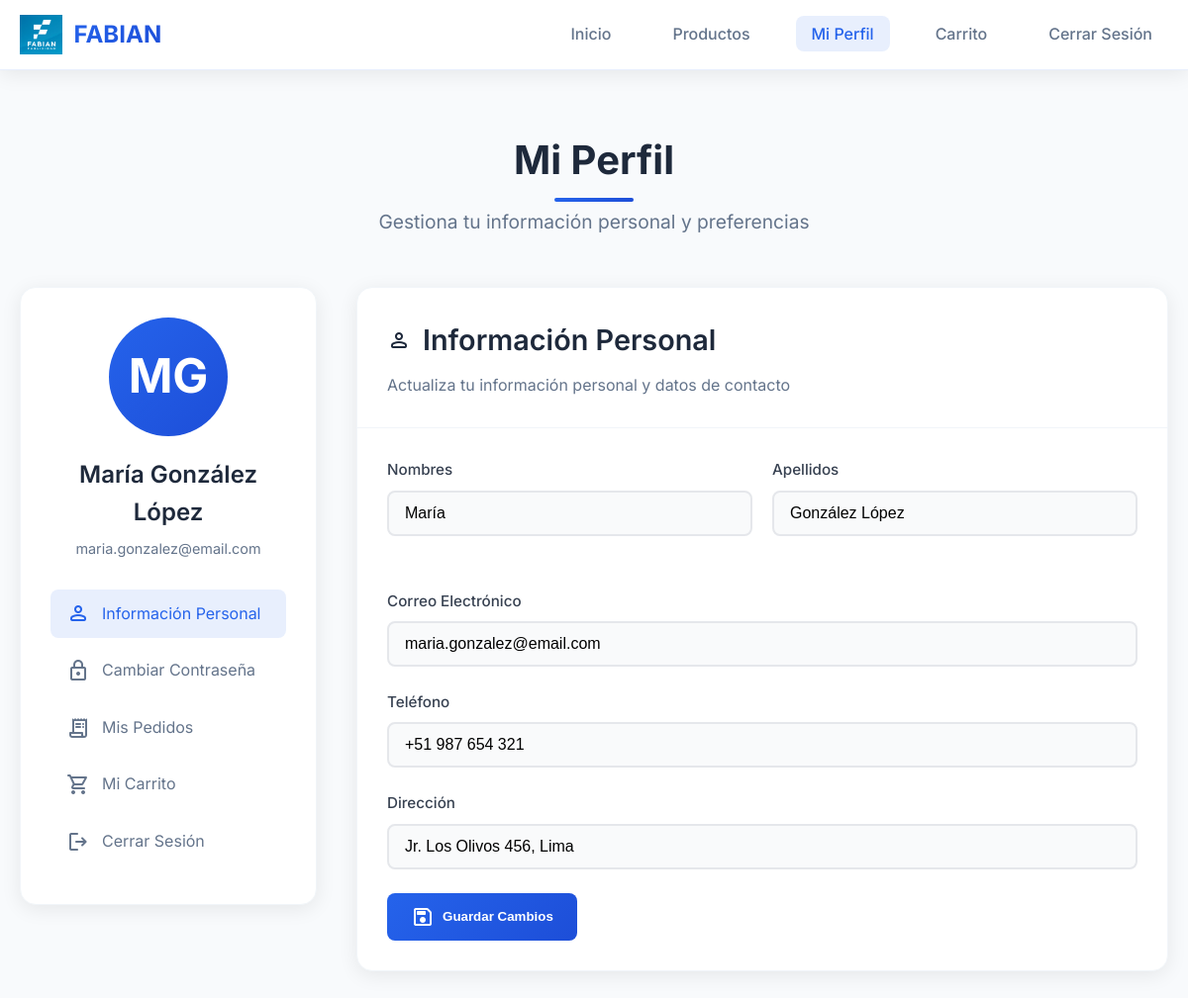
The page /perfil.php (signed in) on the database its author committed.
### tables this page shows
CREATE TABLE `clientes` (
  `id_cliente` int NOT NULL,
  `nombre` varchar(255) NOT NULL,
  `apellidos` varchar(255) NOT NULL,
  `email` varchar(255) NOT NULL,
  `telefono` varchar(20) DEFAULT NULL,
  `direccion` text,
  `password` varchar(255) NOT NULL,
  `fecha_registro` timestamp NOT NULL DEFAULT CURRENT_TIMESTAMP,
  `foto_perfil` varchar(255) DEFAULT NULL,
  `estado` int NOT NULL DEFAULT '1'
);

### perfil.php (the view, shortened to what this page needs)
<?php
include_once("conexionSQL/conexion.php");
$user_id = $_SESSION['cliente_id'];
$stmt = $conexion->prepare("SELECT * FROM clientes WHERE id_cliente = ?");
$stmt->bind_param("i", $user_id);
$stmt->execute();
$user = $stmt->get_result()->fetch_assoc();
?>
<!DOCTYPE html>
<html lang="es">
<head>
    <link rel="stylesheet" href="https://cdnjs.cloudflare.com/ajax/libs/font-awesome/6.0.0/css/all.min.css">
</head>
<body>
    <nav class="navbar">
        <div class="navbar-container">
            <a href="index.php" class="navbar-brand">
                <img src="assets/logo.png" alt="FABIAN Logo">
                <span class="brand-text">FABIAN</span>
            </a>
            <ul class="navbar-nav">
                <li><a href="index.php" class="nav-link">Inicio</a></li>
                <li><a href="store.php" class="nav-link">Productos</a></li>
                <li><a href="perfil.php" class="nav-link active">Mi Perfil</a></li>
                <li><a href="carro.php" class="nav-link">Carrito</a></li>
                <li><a href="logout.php" class="nav-link">Cerrar Sesión</a></li>
            </ul>
        </div>
    </nav>
    <div class="main-content">
        <div class="container">
            <div class="page-header">
                <h1 class="page-title">Mi Perfil</h1>
                <p class="page-subtitle">Gestiona tu información personal y preferencias</p>
            </div>
            <div class="profile-layout">
                <div class="profile-sidebar">
                    <div class="profile-avatar">
                        <div class="avatar-placeholder">
                            <?php echo strtoupper(substr($user['nombre'], 0, 1) . substr($user['apellidos'], 0, 1)); ?>
                        </div>
                        <div class="profile-name"><?php echo htmlspecialchars($user['nombre'] . ' ' . $user['apellidos']); ?></div>
                        <div class="profile-email"><?php echo htmlspecialchars($user['email']); ?></div>
                    </div>
                    <ul class="profile-menu">
                        <li><a href="#" class="tab-link active" data-tab="profile"><span class="material-symbols-rounded">person</span> Información Personal</a></li>
                        <li><a href="#" class="tab-link" data-tab="password"><span class="material-symbols-rounded">lock</span> Cambiar Contraseña</a></li>
                        <li><a href="#" class="tab-link" data-tab="orders"><span class="material-symbols-rounded">receipt_long</span> Mis Pedidos</a></li>
                        <li><a href="carro.php"><span class="material-symbols-rounded">shopping_cart</span> Mi Carrito</a></li>
                        <li><a href="logout.php"><span class="material-symbols-rounded">logout</span> Cerrar Sesión</a></li>
                    </ul>
                </div>
                <div class="profile-content">
                    <div class="tab-content active" id="profile">
                        <div class="content-header">
                            <h2 class="content-title">
                                <span class="material-symbols-rounded">person</span>
                                Información Personal
                            </h2>
                            <p class="content-subtitle">Actualiza tu información personal y datos de contacto</p>
                        </div>
                        <div class="content-body">
                            <form method="POST">
                                <div class="form-grid">
                                    <div class="form-group">
                                        <label class="form-label">Nombres</label>
                                        <input type="text" name="nombre" class="form-input" value="<?php echo htmlspecialchars($user['nombre']); ?>" required>
                                    </div>
                                    <div class="form-group">
                                        <label class="form-label">Apellidos</label>
                                        <input type="text" name="apellidos" class="form-input" value="<?php echo htmlspecialchars($user['apellidos']); ?>" required>
                                    </div>
                                </div>
                                <div class="form-group">
                                    <label class="form-label">Correo Electrónico</label>
                                    <input type="email" name="email" class="form-input" value="<?php echo htmlspecialchars($user['email']); ?>" required>
                                </div>
                                <div class="form-group">
                                    <label class="form-label">Teléfono</label>
                                    <input type="tel" name="telefono" class="form-input" value="<?php echo htmlspecialchars($user['telefono'] ?? ''); ?>">
                                </div>
                                <div class="form-group">
                                    <label class="form-label">Dirección</label>
                                    <input type="text" name="direccion" class="form-input" value="<?php echo htmlspecialchars($user['direccion'] ?? ''); ?>">
                                </div>
                                <button type="submit" class="btn btn-primary">
                                    <span class="material-symbols-rounded">save</span>
                                    Guardar Cambios
                                </button>
                            </form>
                        </div>
                    </div>
                </div>
            </div>
        </div>
    </div>
</body>
</html>

### perfil.php (style rules this page uses)
* { margin: 0; padding: 0; box-sizing: border-box; }
body { font-family: 'Inter', sans-serif; background: #f8fafc; color: #1e293b; line-height: 1.6; }
.navbar { background: rgba(255, 255, 255, 0.95); backdrop-filter: blur(20px); border-bottom: 1px solid rgba(37, 99, 235, 0.1); padding: 15px 0; position: fixed; top: 0; left: 0; right: 0; z-index: 1000; box-shadow: 0 4px 20px rgba(0, 0, 0, 0.08); }
.navbar-container { max-width: 1200px; margin: 0 auto; padding: 0 20px; display: flex; align-items: center; justify-content: space-between; }
.navbar-brand { display: flex; align-items: center; gap: 12px; text-decoration: none; color: #1e293b; }
.navbar-brand img { height: 40px; width: auto; }
.brand-text { font-size: 1.5rem; font-weight: 700; background: linear-gradient(135deg, #2563eb, #1d4ed8); -webkit-background-clip: text; -webkit-text-fill-color: transparent; background-clip: text; }
.navbar-nav { display: flex; align-items: center; gap: 30px; list-style: none; }
.nav-link { text-decoration: none; color: #64748b; font-weight: 500; transition: all 0.3s ease; padding: 8px 16px; border-radius: 8px; }
.nav-link:hover, .nav-link.active { color: #2563eb; background: rgba(37, 99, 235, 0.1); text-decoration: none; }
.main-content { margin-top: 90px; padding: 40px 0; }
.container { max-width: 1200px; margin: 0 auto; padding: 0 20px; }
.page-header { text-align: center; margin-bottom: 50px; }
.page-title { font-size: 2.5rem; font-weight: 700; color: #1e293b; margin-bottom: 15px; position: relative; }
.page-title::after { content: ''; position: absolute; bottom: -10px; left: 50%; transform: translateX(-50%); width: 80px; height: 4px; background: linear-gradient(135deg, #2563eb, #1d4ed8); border-radius: 2px; }
.page-subtitle { color: #64748b; font-size: 1.2rem; }
.profile-layout { display: grid; grid-template-columns: 300px 1fr; gap: 40px; margin-bottom: 40px; }
.profile-sidebar { background: white; border-radius: 16px; padding: 30px; box-shadow: 0 4px 20px rgba(0, 0, 0, 0.08); border: 1px solid #f1f5f9; height: fit-content; }
.profile-avatar { text-align: center; margin-bottom: 30px; }
.avatar-placeholder { width: 120px; height: 120px; border-radius: 50%; background: linear-gradient(135deg, #2563eb, #1d4ed8); display: flex; align-items: center; justify-content: center; margin: 0 auto 20px; color: white; font-size: 3rem; font-weight: 700; }
.profile-name { font-size: 1.5rem; font-weight: 600; color: #1e293b; margin-bottom: 5px; }
.profile-email { color: #64748b; font-size: 0.9rem; }
.profile-menu { list-style: none; padding: 0; }
.profile-menu li { margin-bottom: 8px; }
.profile-menu a { display: flex; align-items: center; gap: 12px; padding: 12px 16px; color: #64748b; text-decoration: none; border-radius: 8px; transition: all 0.3s ease; }
.profile-menu a:hover, .profile-menu a.active { background: rgba(37, 99, 235, 0.1); color: #2563eb; text-decoration: none; }
.profile-content { background: white; border-radius: 16px; box-shadow: 0 4px 20px rgba(0, 0, 0, 0.08); border: 1px solid #f1f5f9; overflow: hidden; }
.content-header { padding: 30px 30px 0; border-bottom: 1px solid #f1f5f9; margin-bottom: 30px; }
.content-title { font-size: 1.8rem; font-weight: 600; color: #1e293b; margin-bottom: 10px; display: flex; align-items: center; gap: 12px; }
.content-subtitle { color: #64748b; margin-bottom: 30px; }
.content-body { padding: 0 30px 30px; }
.form-grid { display: grid; grid-template-columns: 1fr 1fr; gap: 20px; margin-bottom: 30px; }
.form-group { margin-bottom: 24px; }
.form-label { display: block; margin-bottom: 8px; font-weight: 500; color: #374151; font-size: 0.95rem; }
.form-input { width: 100%; padding: 12px 16px; border: 2px solid #e5e7eb; border-radius: 8px; font-size: 1rem; transition: all 0.3s ease; background: #f9fafb; }
.btn { padding: 12px 24px; border-radius: 8px; font-weight: 600; cursor: pointer; transition: all 0.3s ease; border: none; display: inline-flex; align-items: center; gap: 8px; text-decoration: none; }
.btn-primary { background: linear-gradient(135deg, #2563eb, #1d4ed8); color: white; }
.tab-content { display: none; }
.tab-content.active { display: block; }

### rows shown on the page
clientes: nombre+apellidos "MG", nombre+apellidos "María González López", email "maria.gonzalez@email.com", nombre "María", apellidos "González López", telefono "+51 987 654 321", direccion "Jr. Los Olivos 456, Lima"
